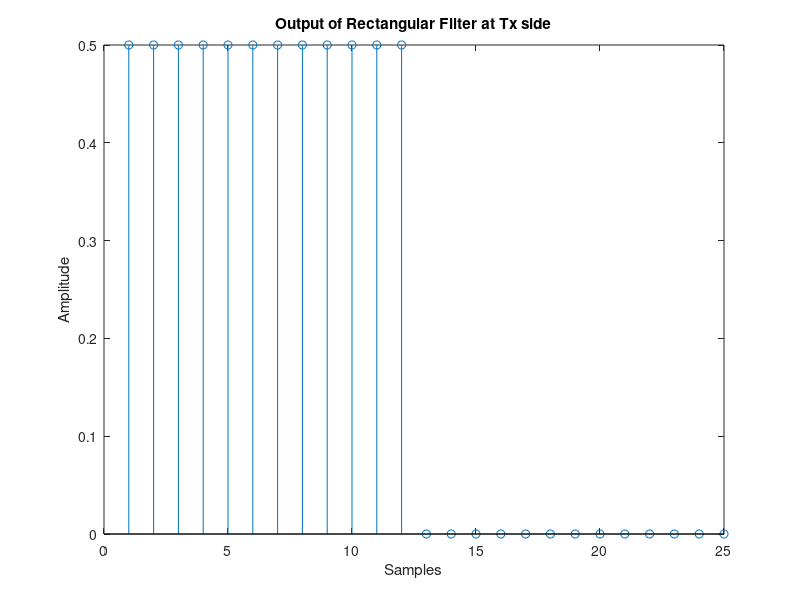

Reproduce this figure in MATLAB.
% Dòng này đặt hệ số lấy mẫu quá mức thành 4, nghĩa là mỗi bit trong tín hiệu gốc sẽ được mở rộng thành 4 mẫu trong tín hiệu lấy mẫu quá mức.
overSampling_Factor=4;
% Xác định chuổi bit đầu vào là [1 1 1 0]
input_bit = [1 1 1 0];
% Lấy mẫu lại chuỗi bit đầu vào. Chức năng lấy mẫu tăng tốc độ lấy mẫu theo hệ số lấy mẫu quá mức. Cụ thể, nó chèn các số 0 (overSampling_Factor - 1) giữa mỗi bit của chuỗi đầu vào. Chuỗi kết quả input_bit_os sẽ là: [1 0 0 0 1 0 0 0 1 0 0 0 0 0 0 0]
input_bit_os = upsample(input_bit,overSampling_Factor); 
% xác định đáp ứng xung của bộ lọc hình chữ nhật. Bộ lọc có độ dài là 10, với 4 giá trị đầu tiên là 1/sqrt(overSampling_Factor) và 6 giá trị còn lại là số 0. pt= [0.5 0.5 0.5 0.5 0 0 0 0 0 0]
pt = [ones(1,overSampling_Factor) 0 0 0 0 0 0]/sqrt(overSampling_Factor);
% Hàm tích chập kết hợp tín hiệu đầu vào được lấy mẫu quá mức với bộ lọc hình chữ nhật. Tích chập là một phép toán được sử dụng để áp dụng bộ lọc cho tín hiệu đầu vào, giúp làm mịn hoặc lấy trung bình tín hiệu một cách hiệu quả trên số lượng mẫu được chỉ định.
output_of_rect_filter = conv(input_bit_os, pt);
% tín hiệu đầu ra của bộ lọc hình chữ nhật sử dụng biểu đồ gốc, hiển thị các điểm dữ liệu rời rạc. Biểu đồ bao gồm tiêu đề và nhãn cho trục x (mẫu) và trục y (biên độ).
stem(output_of_rect_filter);
title('Output of Rectangular Filter at Tx side')
xlabel('Samples')
ylabel('Amplitude')
